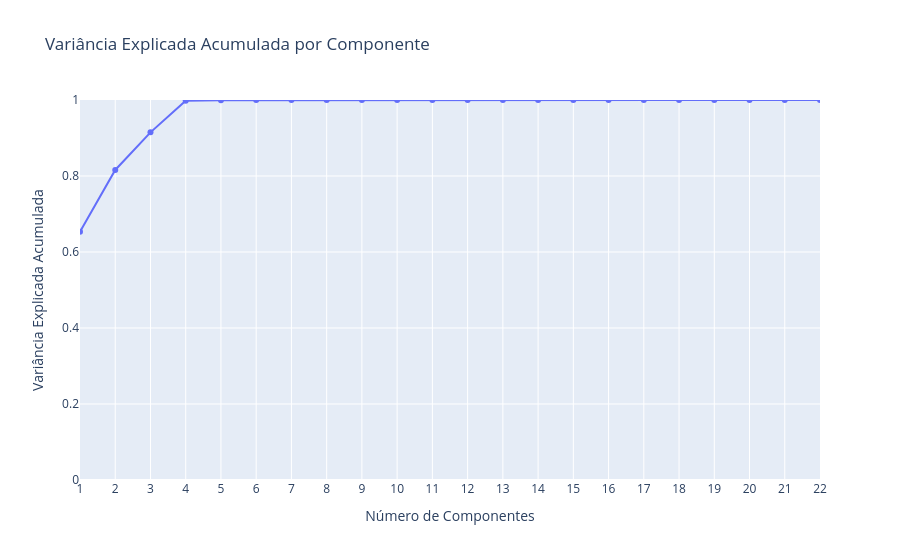

The cell this chart's notebook holds for it:
### Code cell
# Variância explicada por cada componente
explained_variance = pca.explained_variance_ratio_
# Variância explicada acumulada
cumulative_variance = explained_variance.cumsum()

# Plotando a variância explicada acumulada
df_pca = pd.DataFrame({
    'n_components': range(1, len(cumulative_variance) + 1),
    'cumulative_variance': cumulative_variance})

fig = px.line(df_pca, x='n_components', y='cumulative_variance',
    markers=True, title='Variância Explicada Acumulada por Componente',
    labels={'n_components': 'Número de Componentes', 'cumulative_variance': 'Variância Explicada Acumulada'})
fig.update_layout(xaxis=dict(dtick=1, tickmode='linear', range=[1, len(cumulative_variance)]),
                  yaxis=dict(range=[0, 1]))
fig.show()

### Figure 1 — Plotly figure (JSON) as saved in the notebook; plotly's stock layout.template omitted (floating-point values rounded to 4 significant figures)
{"data": [{"hovertemplate": "Número de Componentes=%{x}<br>Variância Explicada Acumulada=%{y}<extra></extra>", "legendgroup": "", "line": {"color": "#636efa", "dash": "solid"}, "marker": {"symbol": "circle"}, "mode": "lines+markers", "name": "", "orientation": "v", "showlegend": false, "type": "scatter", "x": [1, 2, 3, 4, 5, 6, 7, 8, 9, 10, 11, 12, 13, 14, 15, 16, 17, 18, 19, 20, 21, 22], "xaxis": "x", "y": [0.6533, 0.8159, 0.9149, 0.9982, 0.9995, 0.9997, 0.9998, 0.9999, 0.9999, 0.9999, 0.9999, 1.0, 1.0, 1.0, 1.0, 1.0, 1.0, 1.0, 1.0, 1.0, 1.0, 1.0], "yaxis": "y"}], "layout": {"legend": {"tracegroupgap": 0}, "title": {"text": "Variância Explicada Acumulada por Componente"}, "xaxis": {"anchor": "y", "domain": [0, 1], "dtick": 1, "range": [1, 22], "tickmode": "linear", "title": {"text": "Número de Componentes"}}, "yaxis": {"anchor": "x", "domain": [0, 1], "range": [0, 1], "title": {"text": "Variância Explicada Acumulada"}}}}
